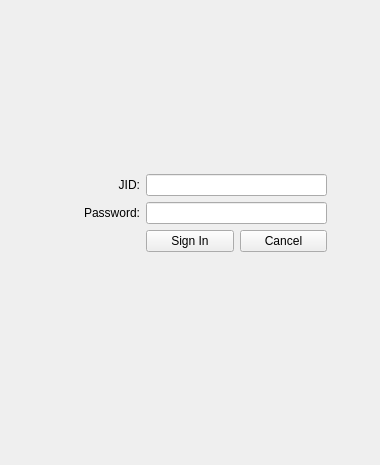
<?xml version="1.0" encoding="UTF-8"?>
<ui version="4.0">
 <class>ChatWindow</class>
 <widget class="QWidget" name="ChatWindow">
  <property name="geometry">
   <rect>
    <x>0</x>
    <y>0</y>
    <width>380</width>
    <height>465</height>
   </rect>
  </property>
  <layout class="QGridLayout" name="gridLayout_2">
   <property name="margin">
    <number>0</number>
   </property>
   <item row="0" column="0">
    <widget class="QStackedWidget" name="stack">
     <property name="currentIndex">
      <number>0</number>
     </property>
     <widget class="QWidget" name="page">
      <layout class="QGridLayout" name="gridLayout_3">
       <item row="1" column="0">
        <spacer name="horizontalSpacer">
         <property name="orientation">
          <enum>Qt::Horizontal</enum>
         </property>
         <property name="sizeHint" stdset="0">
          <size>
           <width>36</width>
           <height>20</height>
          </size>
         </property>
        </spacer>
       </item>
       <item row="1" column="1">
        <layout class="QGridLayout" name="gridLayout">
         <item row="0" column="0">
          <widget class="QLabel" name="label">
           <property name="text">
            <string extracomment="JID is a Jabber Identifier, http://en.wikipedia.org/wiki/XMPP#Decentralization_and_addressing . It's ok not to translate &quot;JID&quot;, e.g. you can just copy-paste &quot;JID&quot; to your translation">JID:</string>
           </property>
           <property name="alignment">
            <set>Qt::AlignRight|Qt::AlignTrailing|Qt::AlignVCenter</set>
           </property>
          </widget>
         </item>
         <item row="0" column="1" colspan="2">
          <widget class="QLineEdit" name="lineJid"/>
         </item>
         <item row="1" column="0">
          <widget class="QLabel" name="label_2">
           <property name="text">
            <string>Password:</string>
           </property>
           <property name="alignment">
            <set>Qt::AlignRight|Qt::AlignTrailing|Qt::AlignVCenter</set>
           </property>
          </widget>
         </item>
         <item row="1" column="1" colspan="2">
          <widget class="QLineEdit" name="linePassword">
           <property name="echoMode">
            <enum>QLineEdit::Password</enum>
           </property>
          </widget>
         </item>
         <item row="2" column="1">
          <widget class="QPushButton" name="pushSignIn">
           <property name="text">
            <string extracomment="This is the label on a button that user pushes to issue the command">Sign In</string>
           </property>
          </widget>
         </item>
         <item row="2" column="2">
          <widget class="QPushButton" name="pushCancel">
           <property name="text">
            <string>Cancel</string>
           </property>
          </widget>
         </item>
        </layout>
       </item>
       <item row="0" column="1">
        <spacer name="verticalSpacer">
         <property name="orientation">
          <enum>Qt::Vertical</enum>
         </property>
         <property name="sizeHint" stdset="0">
          <size>
           <width>20</width>
           <height>0</height>
          </size>
         </property>
        </spacer>
       </item>
       <item row="1" column="2">
        <spacer name="horizontalSpacer_2">
         <property name="orientation">
          <enum>Qt::Horizontal</enum>
         </property>
         <property name="sizeHint" stdset="0">
          <size>
           <width>36</width>
           <height>20</height>
          </size>
         </property>
        </spacer>
       </item>
       <item row="4" column="0" colspan="3">
        <widget class="QLabel" name="labelBasedOn">
         <property name="alignment">
          <set>Qt::AlignRight|Qt::AlignTrailing|Qt::AlignVCenter</set>
         </property>
         <property name="openExternalLinks">
          <bool>true</bool>
         </property>
        </widget>
       </item>
       <item row="3" column="1">
        <spacer name="verticalSpacer_2">
         <property name="orientation">
          <enum>Qt::Vertical</enum>
         </property>
         <property name="sizeHint" stdset="0">
          <size>
           <width>20</width>
           <height>0</height>
          </size>
         </property>
        </spacer>
       </item>
       <item row="2" column="1">
        <widget class="QLabel" name="labelStatus">
         <property name="sizePolicy">
          <sizepolicy hsizetype="Preferred" vsizetype="Preferred">
           <horstretch>1</horstretch>
           <verstretch>0</verstretch>
          </sizepolicy>
         </property>
         <property name="alignment">
          <set>Qt::AlignCenter</set>
         </property>
        </widget>
       </item>
      </layout>
     </widget>
     <widget class="QWidget" name="page_2">
      <layout class="QGridLayout" name="gridLayout_4">
       <property name="margin">
        <number>0</number>
       </property>
       <item row="0" column="0">
        <widget class="QTabWidget" name="tabs">
         <property name="tabPosition">
          <enum>QTabWidget::South</enum>
         </property>
         <property name="elideMode">
          <enum>Qt::ElideRight</enum>
         </property>
         <property name="documentMode">
          <bool>true</bool>
         </property>
         <property name="tabsClosable">
          <bool>true</bool>
         </property>
         <property name="movable">
          <bool>true</bool>
         </property>
        </widget>
       </item>
      </layout>
     </widget>
     <widget class="QWidget" name="page_3">
      <layout class="QGridLayout" name="gridLayout_5">
       <item row="0" column="1">
        <spacer name="verticalSpacer_3">
         <property name="orientation">
          <enum>Qt::Vertical</enum>
         </property>
         <property name="sizeHint" stdset="0">
          <size>
           <width>20</width>
           <height>203</height>
          </size>
         </property>
        </spacer>
       </item>
       <item row="1" column="0">
        <spacer name="horizontalSpacer_3">
         <property name="orientation">
          <enum>Qt::Horizontal</enum>
         </property>
         <property name="sizeHint" stdset="0">
          <size>
           <width>156</width>
           <height>20</height>
          </size>
         </property>
        </spacer>
       </item>
       <item row="1" column="1">
        <widget class="QPushButton" name="pushAddTab"/>
       </item>
       <item row="1" column="2">
        <spacer name="horizontalSpacer_4">
         <property name="orientation">
          <enum>Qt::Horizontal</enum>
         </property>
         <property name="sizeHint" stdset="0">
          <size>
           <width>156</width>
           <height>20</height>
          </size>
         </property>
        </spacer>
       </item>
       <item row="2" column="1">
        <spacer name="verticalSpacer_4">
         <property name="orientation">
          <enum>Qt::Vertical</enum>
         </property>
         <property name="sizeHint" stdset="0">
          <size>
           <width>20</width>
           <height>203</height>
          </size>
         </property>
        </spacer>
       </item>
      </layout>
     </widget>
    </widget>
   </item>
  </layout>
 </widget>
 <layoutdefault spacing="6" margin="11"/>
 <tabstops>
  <tabstop>lineJid</tabstop>
  <tabstop>linePassword</tabstop>
  <tabstop>pushSignIn</tabstop>
  <tabstop>pushCancel</tabstop>
  <tabstop>tabs</tabstop>
 </tabstops>
 <resources/>
 <connections>
  <connection>
   <sender>pushSignIn</sender>
   <signal>clicked()</signal>
   <receiver>ChatWindow</receiver>
   <slot>slotSignIn()</slot>
   <hints>
    <hint type="sourcelabel">
     <x>185</x>
     <y>247</y>
    </hint>
    <hint type="destinationlabel">
     <x>374</x>
     <y>281</y>
    </hint>
   </hints>
  </connection>
  <connection>
   <sender>pushCancel</sender>
   <signal>clicked()</signal>
   <receiver>ChatWindow</receiver>
   <slot>slotCancelSignIn()</slot>
   <hints>
    <hint type="sourcelabel">
     <x>266</x>
     <y>247</y>
    </hint>
    <hint type="destinationlabel">
     <x>348</x>
     <y>334</y>
    </hint>
   </hints>
  </connection>
  <connection>
   <sender>lineJid</sender>
   <signal>returnPressed()</signal>
   <receiver>ChatWindow</receiver>
   <slot>slotSignIn()</slot>
   <hints>
    <hint type="sourcelabel">
     <x>248</x>
     <y>183</y>
    </hint>
    <hint type="destinationlabel">
     <x>376</x>
     <y>49</y>
    </hint>
   </hints>
  </connection>
  <connection>
   <sender>linePassword</sender>
   <signal>returnPressed()</signal>
   <receiver>ChatWindow</receiver>
   <slot>slotSignIn()</slot>
   <hints>
    <hint type="sourcelabel">
     <x>231</x>
     <y>210</y>
    </hint>
    <hint type="destinationlabel">
     <x>352</x>
     <y>94</y>
    </hint>
   </hints>
  </connection>
  <connection>
   <sender>tabs</sender>
   <signal>tabCloseRequested(int)</signal>
   <receiver>ChatWindow</receiver>
   <slot>slotTabCloseRequested(int)</slot>
   <hints>
    <hint type="sourcelabel">
     <x>239</x>
     <y>285</y>
    </hint>
    <hint type="destinationlabel">
     <x>401</x>
     <y>291</y>
    </hint>
   </hints>
  </connection>
  <connection>
   <sender>tabs</sender>
   <signal>currentChanged(int)</signal>
   <receiver>ChatWindow</receiver>
   <slot>slotCurrentTabChanged(int)</slot>
   <hints>
    <hint type="sourcelabel">
     <x>270</x>
     <y>210</y>
    </hint>
    <hint type="destinationlabel">
     <x>560</x>
     <y>233</y>
    </hint>
   </hints>
  </connection>
  <connection>
   <sender>pushAddTab</sender>
   <signal>clicked()</signal>
   <receiver>ChatWindow</receiver>
   <slot>slotAddTab()</slot>
   <hints>
    <hint type="sourcelabel">
     <x>185</x>
     <y>248</y>
    </hint>
    <hint type="destinationlabel">
     <x>469</x>
     <y>270</y>
    </hint>
   </hints>
  </connection>
 </connections>
 <slots>
  <slot>slotSignIn()</slot>
  <slot>slotCancelSignIn()</slot>
  <slot>slotTabCloseRequested(int)</slot>
  <slot>slotCurrentTabChanged(int)</slot>
  <slot>slotAddTab()</slot>
 </slots>
</ui>
